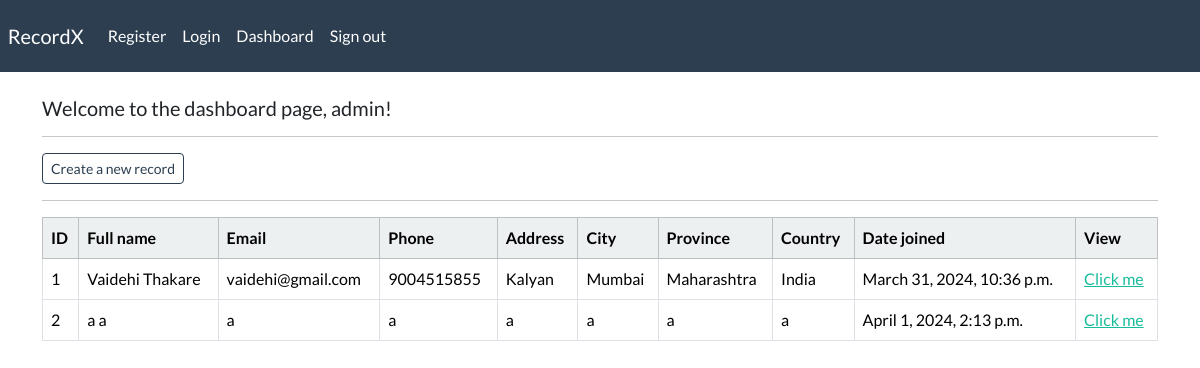
Page /dashboard (signed in) on the earlier database version.
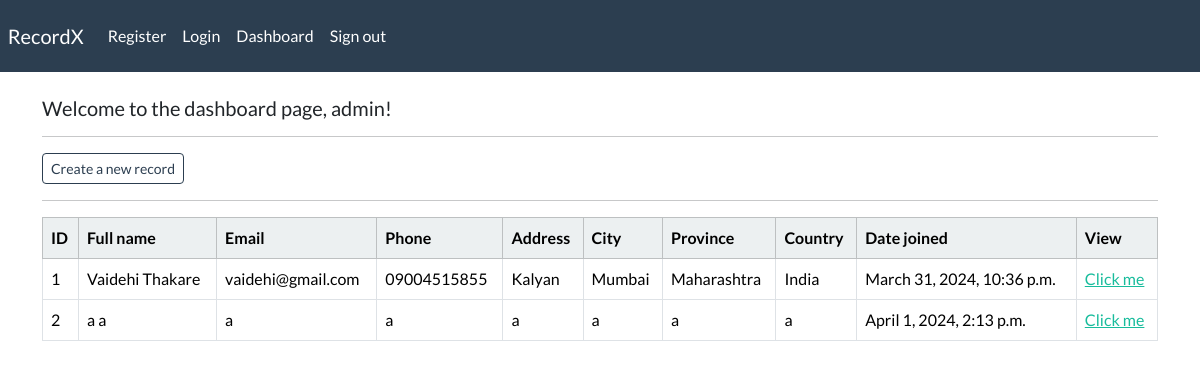
Same page on the later database version.
### myapp/models.py (models this page shows, shortened)
class Record(models.Model):
    creation_date = models.DateTimeField(auto_now_add=True)
    first_name = models.CharField(max_length=100)
    last_name = models.CharField(max_length=100)
    email = models.CharField(max_length=255)
    phone = models.CharField(max_length=20)
    address = models.CharField(max_length=300)
    city = models.CharField(max_length=255)
    province = models.CharField(max_length=200)
    country = models.CharField(max_length=125)
    objects = models.Manager()

### myapp/views.py (the view)
# urls.py: path('dashboard', views.dashboard, name='dashboard'),
@login_required(login_url='login')
def dashboard(request):
    my_records = Record.objects.all()
    context = {'records': my_records}
    return render(request, 'myapp/dashboard.html', context=context)

### myapp/templates/myapp/dashboard.html
{% extends 'myapp/base.html' %}
{% block content %}
    <h5> Welcome to the dashboard page, {{user}}! </h5>
    <hr>
    <a class="btn btn-outline-primary btn-sm" href="{% url 'create' %}">
        Create a new record
    </a>
    <hr>
    <table class="table table-hover table-bordered">
        <thead class="table-light">
            <tr>
                <th scope="col"> ID </th>
                <th scope="col"> Full name </th>
                <th scope="col"> Email </th>
                <th scope="col"> Phone </th>
                <th scope="col"> Address </th>
                <th scope="col"> City </th>
                <th scope="col"> Province </th>
                <th scope="col"> Country </th>
                <th scope="col"> Date joined </th>
                <th scope="col"> View </th>
            </tr>
        </thead>
        <tbody>
        {% if records %}
            {% for record in records %}
            <tr>
                <td> {{record.id}} </td>
                <td> {{record.first_name}}  {{record.last_name}} </td>
                <td> {{record.email}} </td>
                <td> {{record.phone}} </td>
                <td> {{record.address}} </td>
                <td> {{record.city}} </td>
                <td> {{record.province}} </td>
                <td> {{record.country}} </td>
                <td> {{record.creation_date}} </td>
                <td> <a href="{% url 'record' record.id %}"> Click me </a> </td>
            </tr>
            {% endfor %}
        {% endif %}
        </tbody>
    </table>
{% endblock %}

Differences in the rows shown:
changed Record "Vaidehi": phone "9004515855" → "09004515855"
